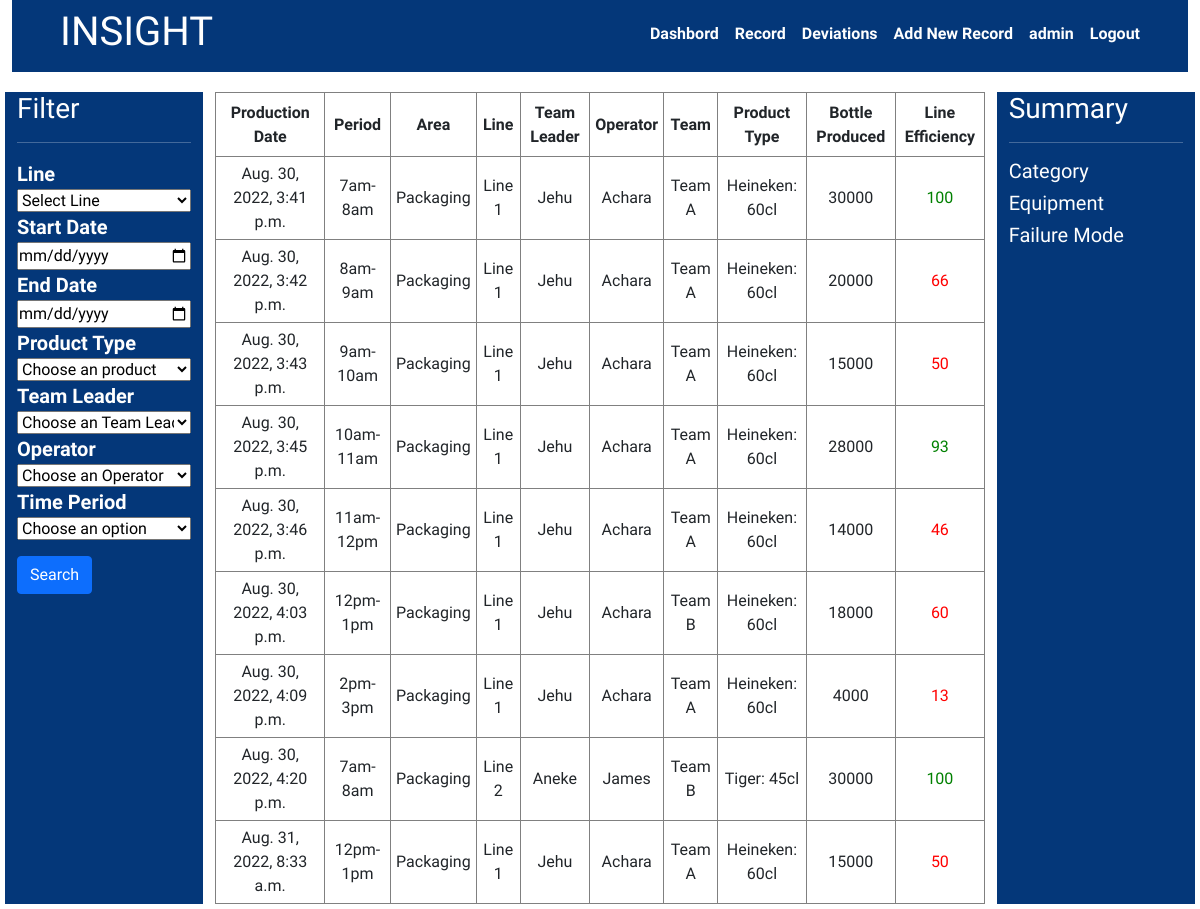
/insight/ (signed in), run on an earlier commit of the app's database.
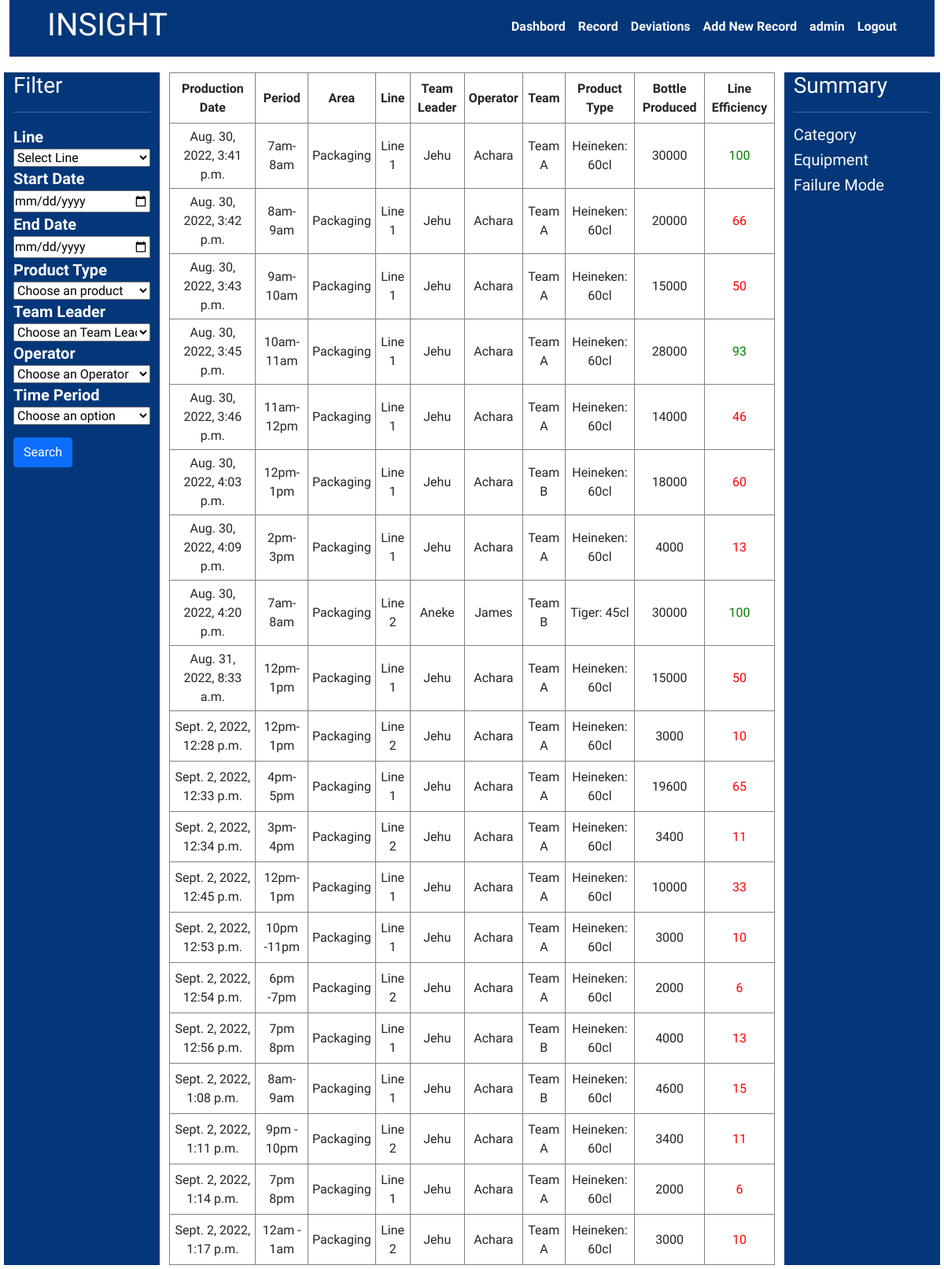
And on a later commit of the database.
### accounts/models.py (models this page shows, shortened)
class AccountsUser(AbstractBaseUser,PermissionsMixin):
    email =models.EmailField(unique=True)
    sap_no =models.PositiveIntegerField()
    user_name =models.CharField(max_length=20)
    first_name =models.CharField(max_length=50,blank=True)
    last_name =models.CharField(max_length=50,blank=True)
    is_active =models.BooleanField(default=False)
    is_staff =models.BooleanField(default=False)
    created_on =models.DateTimeField(auto_now_add=True)
    objects = CustomAccountManager()
    USERNAME_FIELD ='email'
    REQUIRED_FIELDS = ['user_name','sap_no','first_name','last_name']

### insight/models.py (models this page shows, shortened)
class InsightData(models.Model):
    area =models.ForeignKey(Area,on_delete=models.CASCADE)
    line =models.ForeignKey(Line,on_delete=models.CASCADE)
    line_speed =models.ForeignKey(Line_speed,on_delete=models.CASCADE)
    shift_type =models.ForeignKey(Shift_type,on_delete=models.CASCADE)
    line_manager =models.ForeignKey(Line_manager,default='Oyom',on_delete=models.SET_DEFAULT)
    team_leader =models.ForeignKey(Team_leader,on_delete=models.SET_DEFAULT,default='Oyom')
    data_operator = models.ForeignKey(Data_operator,on_delete=models.SET_DEFAULT,default='Oyom')
    production_team =models.ForeignKey(Production_team,on_delete=models.CASCADE)
    product_type =models.ForeignKey(Product_type,on_delete=models.SET_DEFAULT,default='no-name')
    time_period =models.ForeignKey(Time_period,on_delete=models.CASCADE)
    last_counter_reading =models.PositiveIntegerField(default=0)
    new_counter_reading =models.PositiveIntegerField()
    production_date =models.DateTimeField(auto_now_add=True)
    modified_date =models.DateTimeField(auto_now=True)
    bbt_no =models.CharField(max_length=6)
    bottle_produced =models.PositiveIntegerField(null=True,blank=True)
    deviation_duration =models.PositiveIntegerField(null=True,blank=True)
    line_output =models.PositiveIntegerField(null=True,blank=True)
    opi =models.DecimalField(max_digits=5,decimal_places=2,null=True,blank=True)
    deviation_data=models.ManyToManyField('Deviation',blank=True)

class Time_period(models.Model):
    name = models.CharField(max_length=100)
    def __str__(self):
        return self.name

class Area(models.Model):
    name = models.CharField(max_length=100,)
    def __str__(self):
     return self.name

class Line(models.Model):
    name = models.CharField(max_length=100)
    def __str__(self):
        return self.name

class Team_leader(models.Model):
    name = models.CharField(max_length=100)
    def __str__(self):
        return self.name

class Data_operator(models.Model):
    name = models.CharField(max_length=100)
    def __str__(self):
        return self.name

class Production_team(models.Model):
    name = models.CharField(max_length=100)
    def __str__(self):
        return self.name

class Product_type(models.Model):
    name = models.CharField(max_length=50)
    bottle_size =models.CharField(max_length=50)
    bottles_per_carton =models.PositiveIntegerField()
    def __str__(self):
        return f'{self.name}: {self.bottle_size}'

### insight/views.py (the view)
# urls.py: path('',InsightDataListView.as_view(),name='list-data'),
class InsightDataListView(LoginRequiredMixin,ListView):
    login_url = '/accounts/login'
    model = InsightData
    template_name = "insight/list-data.html"
    context_object_name= 'datas'
    def get_context_data(self, **kwargs):
        product_type= Product_type.objects.all()
        team_leader =Team_leader.objects.all()
        operators =Data_operator.objects.all()
        lines =Line.objects.all()
        time_period =Time_period.objects.all()
        datas=super().get_context_data(**kwargs)
        datas['products']=product_type
        datas['leaders']=team_leader
        datas['operators']=operators
        datas['lines']=lines
        datas['times']=time_period
        return datas
    def get_queryset(self):
        qs=super().get_queryset()
        start_date=self.request.GET.get('start-date')
        end_date=self.request.GET.get('end-date')
        line= self.request.GET.get('line')
        product =self.request.GET.get('product-type')
        team_lead = self.request.GET.get('team-leader')
        data_operator = self.request.GET.get('operator')
        time =self.request.GET.get('time-period')
        if line !='' and line is not None:
             qs= qs.filter(line__id=line)
        if product !='' and  product is not None:
             qs= qs.filter(product_type__id=product)
        if team_lead !='' and  team_lead is not None:
             qs= qs.filter(team_leader__id=team_lead)
        if data_operator !='' and  data_operator is not None:
             qs= qs.filter(data_operator__id=data_operator)
        if time !='' and  time is not None:
             qs= qs.filter(time_period__id=time)
        if start_date !='' and start_date is not None:
            qs =qs.filter(production_date__gte= start_date)
        if end_date !='' and end_date is not None:
            qs =qs.filter(production_date__lte= end_date)
        return qs

### insight/templates/insight/list-data.html
{% extends 'base.html' %} {% block content %} {% include 'navbar.html' %}
<div class="kpi">
  <div class="row">
    <div class="col-2 content-sidebar">
      <h3>Filter</h3>
      <hr />
      {% include 'insight/perfomance-filter.html' %}
    </div>
    <div class="col-8 content-table">
      <table>
        <thead>
          <tr>
            <th>Production Date</th>
            <th>Period</th>
            <th>Area</th>
            <th>Line</th>
            <th>Team Leader</th>
            <th>Operator</th>
            <th>Team</th>
            <th>Product Type</th>
            <th>Bottle Produced</th>
            <th>Line Efficiency</th>
          </tr>
        </thead>
        <tbody>
          {% for data in datas %}
          <tr>
            <td>{{data.production_date}}</td>
            <td>{{data.time_period}}</td>
            <td>{{data.area}}</td>
            <td>{{data.line}}</td>
            <td>{{data.team_leader}}</td>
            <td>{{data.data_operator}}</td>
            <td>{{data.production_team}}</td>
            <td>{{data.product_type}}</td>
            <td>{{data.bottle_produced}}</td>
            <td class="opi">{{data.line_output}}</td>
          </tr>
          {% endfor %}
        </tbody>
      </table>
    </div>
    <div class="col-2 content-sidebar">
      <h3>Summary</h3>
      <hr />
      <h5>Category</h5>
      <h5>Equipment</h5>
      <h5>Failure Mode</h5>
    </div>
  </div>
</div>
{% endblock content %}

### templates/base.html (shortened to what this page needs)
<!DOCTYPE html>
{% load static %}
<html lang="en">
  <head>
    <link
      href="{% static '/bootstrap/css/bootstrap.min.css' %}"
      rel="stylesheet"
    />
    <link rel="stylesheet" href="{% static '/css/style.css' %}" />
  </head>
  <body>
    <div class="container-fluid">
      {% block content %} {% endblock content %}
    </div>
  </body>
</html>

### templates/navbar.html (shortened to what this page needs)
<header class="navbar navbar-light" style="background-color: var(--nav)">
  <div class="logo px-5">
    <h1><a href="#">INSIGHT</a></h1>
  </div>
  {% if user.is_authenticated %}
  <nav class="nav nav-masthead justify-content-end float-md-end px-5">
    <a class="nav-link" href="{% url 'dashboard' %}">Dashbord</a>
    <a class="nav-link" href="{% url 'list-data' %}">Record</a>
        <a class="nav-link" href="{% url 'list-deviation' %}">Deviations</a>
    <a class="nav-link" href="{% url 'create-data' %}">Add New Record</a>
    <a class="nav-link" href="#"> {{user.user_name}}</a>
    <a class="nav-link" href="{% url 'logout' %}">Logout</a>
  </nav>
  {% endif %}
</header>

### insight/templates/insight/perfomance-filter.html (shortened to what this page needs)
<form action="" method="get">
    <div class="form-control1" style="display: flex; flex-direction: column">
      <label for="">Line</label>
      <select name="line" id="">
        <option value="">Select Line</option>
      </select>
    </div>
    <div class="form-control1" style="display: flex; flex-direction: column">
      <label for="">Start Date</label>
      <input type="date" name="start-date" id="" />
    </div>
    <div class="form-control1" style="display: flex; flex-direction: column">
      <label for="">End Date</label>
      <input type="date" name="end-date" id="" />
    </div>
    <div class="form-control1" style="display: flex; flex-direction: column">
      <label for="">Product Type</label>
      <select name="product-type" id="">
        <option value="">Choose an product</option>
      </select>
    </div>
    <div class="form-control1" style="display: flex; flex-direction: column">
      <label for="">Team Leader</label>
      <select name="team-leader" id="">
        <option value="">Choose an Team Leader</option>
      </select>
    </div>
    <div class="form-control1" style="display: flex; flex-direction: column">
      <label for="">Operator</label>
      <select name="operator" id="">
        <option value="">Choose an Operator</option>
      </select>
    </div>
    <div class="form-control1" style="display: flex; flex-direction: column">
      <label for="">Time Period</label>
      <select name="time-period" id="">
        <option value="">Choose an option</option>
      </select>
    </div>
    <button type="submit" class="btn btn-primary mt-3">Search</button>
  </form>

### static/css/style.css (style rules this page uses)
:root { --nav: #043779; --content: #ffffff; --textcontent: #fefefe; --bs-blue: #0d6efd; --bs-indigo: #6610f2; --bs-purple: #6f42c1; --bs-pink: #d63384; --bs-red: #dc3545; --bs-orange: #fd7e14; --bs-yellow: #ffc107; --bs-green: #198754; --bs-teal: #20c997; --bs-cyan: #0dcaf0; --bs-white: #fff; --bs-gray: #6c757d; --bs-gray-dark: #343a40; --bs-primary: #0d6efd; --bs-secondary: #6c757d; --bs-success: #198754; --bs-info: #0dcaf0; --bs-warning: #ffc107; --bs-danger: #dc3545; --bs-light: #f8f9fa; --bs-dark: #212529; --bs-font-sans-serif: system-ui, -apple-system, "Segoe UI", Roboto, "Helvetica Neue", Arial, "Noto Sans", "Liberation Sans", sans-serif, "Apple Color Emoji", "Segoe UI Emoji", "Segoe UI Symbol", "Noto Color Emoji"; --bs-font-monospace: SFMono-Regular, Menlo, Monaco, Consolas, "Liberation Mono", "Courier New", monospace; --bs-gradient: linear-gradient( 180deg, rgba(255, 255, 255, 0.15), rgba(255, 255, 255, 0) ); }
* { padding: 0; margin: 0; box-sizing: border-box; }
a { text-decoration: none; color: var(--textcontent); }
body { font-family: "Source Sans Pro", sans-serif; }
.nav-masthead .nav-link { padding: 0.25rem 0; font-weight: 700; color: var(--textcontent); background-color: transparent; border-bottom: 0.25rem solid transparent; }
.nav-masthead .nav-link + .nav-link { margin-left: 1rem; }
.navbar { display: flex; justify-content: space-between; }
.kpi { margin: 20px 5px 5px 5px; }
.content-sidebar { background-color: var(--nav); color: var(--textcontent); }
.k-table table, td, th { border: 1px solid gray; border-collapse: collapse; text-align: center; height: 4em; padding: 5px; }
label { font-size: 20px; font-weight: bold; }
.opi-green { color: green; }
.opi-red { color: red; }

What changed in the data, as far as the page shows it:
added InsightData: production_date "Sept. 2, 2022, 12:28 p.m.", time_period "12pm-1pm", area "Packaging", line "Line 2", team_leader "Jehu", data_operator "Achara", production_team "Team A", product_type "Heineken: 60cl", bottle_produced "3000", line_output "10"
added InsightData: production_date "Sept. 2, 2022, 12:33 p.m.", time_period "4pm-5pm", area "Packaging", line "Line 1", team_leader "Jehu", data_operator "Achara", production_team "Team A", product_type "Heineken: 60cl", bottle_produced "19600", line_output "65"
added InsightData: production_date "Sept. 2, 2022, 12:34 p.m.", time_period "3pm-4pm", area "Packaging", line "Line 2", team_leader "Jehu", data_operator "Achara", production_team "Team A", product_type "Heineken: 60cl", bottle_produced "3400", line_output "11"
added InsightData: production_date "Sept. 2, 2022, 12:45 p.m.", time_period "12pm-1pm", area "Packaging", line "Line 1", team_leader "Jehu", data_operator "Achara", production_team "Team A", product_type "Heineken: 60cl", bottle_produced "10000", line_output "33"
added InsightData: production_date "Sept. 2, 2022, 12:53 p.m.", time_period "10pm -11pm", area "Packaging", line "Line 1", team_leader "Jehu", data_operator "Achara", production_team "Team A", product_type "Heineken: 60cl", bottle_produced "3000", line_output "10"
added InsightData: production_date "Sept. 2, 2022, 12:54 p.m.", time_period "6pm -7pm", area "Packaging", line "Line 2", team_leader "Jehu", data_operator "Achara", production_team "Team A", product_type "Heineken: 60cl", bottle_produced "2000", line_output "6"
added InsightData: production_date "Sept. 2, 2022, 12:56 p.m.", time_period "7pm 8pm", area "Packaging", line "Line 1", team_leader "Jehu", data_operator "Achara", production_team "Team B", product_type "Heineken: 60cl", bottle_produced "4000", line_output "13"
added InsightData: production_date "Sept. 2, 2022, 1:08 p.m.", time_period "8am-9am", area "Packaging", line "Line 1", team_leader "Jehu", data_operator "Achara", production_team "Team B", product_type "Heineken: 60cl", bottle_produced "4600", line_output "15"
added InsightData: production_date "Sept. 2, 2022, 1:11 p.m.", time_period "9pm - 10pm", area "Packaging", line "Line 2", team_leader "Jehu", data_operator "Achara", production_team "Team A", product_type "Heineken: 60cl", bottle_produced "3400", line_output "11"
added InsightData: production_date "Sept. 2, 2022, 1:14 p.m.", time_period "7pm 8pm", area "Packaging", line "Line 1", team_leader "Jehu", data_operator "Achara", production_team "Team A", product_type "Heineken: 60cl", bottle_produced "2000", line_output "6"
added InsightData: production_date "Sept. 2, 2022, 1:17 p.m.", time_period "12am - 1am", area "Packaging", line "Line 2", team_leader "Jehu", data_operator "Achara", production_team "Team A", product_type "Heineken: 60cl", bottle_produced "3000", line_output "10"
